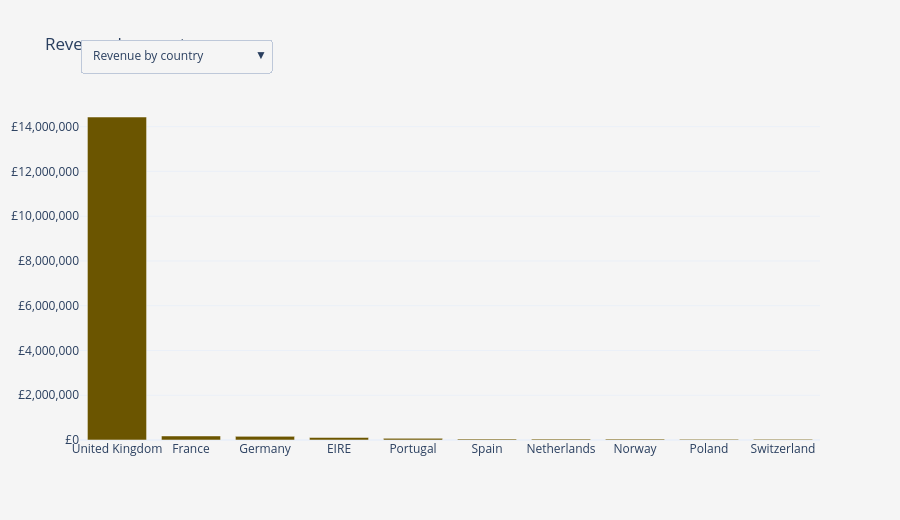

The notebook cell saved with this chart:
### Code cell
import numpy as np
import pandas as pd
import plotly.graph_objects as go
from IPython.display import HTML, display

data = df.copy()
data = data.dropna(subset=['CustomerID'])
data = data[(data['Quantity'] > 0) & (data['UnitPrice'] > 0)]
data = data[~data['InvoiceNo'].astype(str).str.startswith('C')]
data['TotalAmount'] = data['Quantity'] * data['UnitPrice']
data['InvoiceDate'] = pd.to_datetime(data['InvoiceDate'])

total_rev = data['TotalAmount'].sum()
n_customers = data['CustomerID'].nunique()
n_orders = data['InvoiceNo'].nunique()
aov = data.groupby('InvoiceNo')['TotalAmount'].sum().mean()
n_countries = data['Country'].nunique()

country_rev = data.groupby('Country')['TotalAmount'].sum().sort_values(ascending=False)
top_country, top_country_share = country_rev.index[0], country_rev.iloc[0] / total_rev * 100

cust_spend = data.groupby('CustomerID')['TotalAmount'].sum()
seg = pd.cut(cust_spend, bins=[-np.inf, 200, 1000, 3000, np.inf],
             labels=['Occasional', 'Regular', 'Premium', 'VIP'], right=False)
seg_rev = cust_spend.groupby(seg, observed=True).sum().reindex(['VIP', 'Premium', 'Regular', 'Occasional']).dropna()
seg_share = seg_rev / seg_rev.sum() * 100
seg_count = cust_spend.groupby(seg, observed=True).size().reindex(seg_rev.index)

orders_per_cust = data.groupby('CustomerID')['InvoiceNo'].nunique()
repeat_rate = (orders_per_cust > 1).mean() * 100

monthly = data.groupby(data['InvoiceDate'].dt.to_period('M').dt.to_timestamp())['TotalAmount'].sum()
peak_month, peak_val = monthly.idxmax(), monthly.max()

prod_rev = data.groupby('Description')['TotalAmount'].sum().sort_values(ascending=False)
top_prod, top_prod_rev = prod_rev.index[0], prod_rev.iloc[0]

kpis = [
    ('Revenue', f'£{total_rev/1e6:.2f}M', f'{n_orders:,} orders', '#6b5500'),
    ('Customers', f'{n_customers:,}', f'{repeat_rate:.0f}% buy more than once', '#8f7f2a'),
    ('Avg Order Value', f'£{aov:,.0f}', 'per invoice', '#c4b05a'),
    ('Top Market', top_country, f'{top_country_share:.0f}% of revenue · {n_countries} countries', '#6b5500'),
    ('Best Segment', seg_share.idxmax(), f'{seg_share.max():.1f}% of revenue', '#8f7f2a'),
]

insights = [
    ('Customer value',
     f'{seg_share.idxmax()} customers ({int(seg_count[seg_share.idxmax()]):,} people) generate '
     f'{seg_share.max():.1f}% of revenue.', '#6b5500'),
    ('Loyalty',
     f'{repeat_rate:.0f}% of customers ordered more than once; the average customer places '
     f'{orders_per_cust.mean():.1f} orders.', '#8f7f2a'),
    ('Seasonality',
     f'Revenue peaked in {peak_month:%B %Y} at £{peak_val/1e3:,.0f}K.', '#c4b05a'),
    ('Best seller',
     f'"{top_prod[:40]}" is the top product with £{top_prod_rev/1e3:,.0f}K in sales.', '#6b5500'),
]

css = """
<style>
.dash{font-family:-apple-system,Segoe UI,Helvetica,Arial,sans-serif;background:#f5f5f5;padding:20px;border-radius:14px;color:#333}
.dash h2{margin:0 0 14px;font-size:22px}
.grid{display:grid;grid-template-columns:repeat(auto-fit,minmax(190px,1fr));gap:14px;margin-bottom:18px}
.card{background:#fff;border-radius:12px;padding:16px;border-top:5px solid var(--c);
      box-shadow:0 1px 4px rgba(0,0,0,.08);transition:transform .15s,box-shadow .15s}
.card:hover{transform:translateY(-4px);box-shadow:0 8px 18px rgba(0,0,0,.15)}
.card .l{font-size:12px;text-transform:uppercase;letter-spacing:.06em;color:#777}
.card .v{font-size:28px;font-weight:700;margin:4px 0;color:var(--c)}
.card .s{font-size:12px;color:#666}
.ins{background:#fffdf2;border-left:5px solid var(--c);border-radius:8px;padding:12px 14px;
     box-shadow:0 1px 3px rgba(0,0,0,.06);transition:transform .15s}
.ins:hover{transform:translateX(4px)}
.ins b{display:block;margin-bottom:3px}
</style>
"""

kpi_html = ''.join(
    f'<div class="card" style="--c:{c}"><div class="l">{l}</div><div class="v">{v}</div><div class="s">{s}</div></div>'
    for l, v, s, c in kpis)
ins_html = ''.join(
    f'<div class="ins" style="--c:{c}"><b>{t}</b>{txt}</div>' for t, txt, c in insights)

cards_html = (f'{css}<div class="dash"><h2>E-Commerce Results</h2>'
              f'<div class="grid">{kpi_html}</div><div class="grid">{ins_html}</div></div>')

gold = ['#6b5500', '#8f7f2a', '#c4b05a', '#d9cc8a']
top_c = country_rev.head(10)
top_p = prod_rev.head(10)

fig = go.Figure()
fig.add_bar(x=top_c.index, y=top_c.values, marker_color=gold[0], name='Revenue by country',
            hovertemplate='%{x}<br>£%{y:,.0f}<extra></extra>')
fig.add_scatter(x=monthly.index, y=monthly.values, mode='lines+markers', fill='tozeroy',
                line=dict(color='#4a3d00', width=3), fillcolor='rgba(143,127,42,0.4)',
                name='Monthly revenue', visible=False,
                hovertemplate='%{x|%b %Y}<br>£%{y:,.0f}<extra></extra>')
fig.add_bar(x=top_p.index.str[:25], y=top_p.values, marker_color=gold[1], name='Top products',
            visible=False, hovertemplate='%{x}<br>£%{y:,.0f}<extra></extra>')
fig.add_bar(x=seg_share.index, y=seg_share.values, marker_color=gold[:len(seg_share)],
            name='Revenue share by segment', visible=False,
            text=[f'{v:.1f}%' for v in seg_share.values], textposition='outside',
            hovertemplate='%{x}<br>%{y:.1f}% of revenue<extra></extra>')

views = ['Revenue by country', 'Monthly revenue', 'Top products', 'Revenue share by segment']
buttons = [dict(label=name, method='update',
                args=[{'visible': [j == i for j in range(4)]},
                      {'title': {'text': name},
                       'yaxis.tickprefix': '' if i == 3 else '£',
                       'yaxis.ticksuffix': '%' if i == 3 else ''}])
           for i, name in enumerate(views)]

fig.update_layout(
    title=views[0], template='plotly_white', height=520,
    paper_bgcolor='#f5f5f5', plot_bgcolor='#f5f5f5',
    yaxis=dict(tickprefix='£', tickformat=',.0f'),
    updatemenus=[dict(type='dropdown', buttons=buttons, x=0.0, y=1.18, xanchor='left')],
    margin=dict(t=100), showlegend=False)

display(HTML(cards_html))
fig.show()

page = (f'<html><head><meta charset="utf-8"><title>E-Commerce Results</title></head>'
        f'<body style="margin:20px;background:#f5f5f5">{cards_html}'
        f'{fig.to_html(full_html=False, include_plotlyjs="cdn")}</body></html>')
with open('ecommerce_results.html', 'w', encoding='utf-8') as f:
    f.write(page)
print('Saved: ecommerce_results.html (open it in any browser)')

### Figure 1 — Plotly figure (JSON) as saved in the notebook; plotly's stock layout.template omitted (floating-point values rounded to 4 significant figures)
{"data": [{"hovertemplate": "%{x}<br>£%{y:,.0f}<extra></extra>", "marker": {"color": "#6b5500"}, "name": "Revenue by country", "type": "bar", "x": ["United Kingdom", "France", "Germany", "EIRE", "Portugal", "Spain", "Netherlands", "Norway", "Poland", "Switzerland"], "y": [14430000.0, 181543, 162500.0, 116800.0, 75950.0, 46110.0, 41710.0, 39160.0, 38690.0, 37650.0]}, {"fill": "tozeroy", "fillcolor": "rgba(143,127,42,0.4)", "hovertemplate": "%{x|%b %Y}<br>£%{y:,.0f}<extra></extra>", "line": {"color": "#4a3d00", "width": 3}, "mode": "lines+markers", "name": "Monthly revenue", "type": "scatter", "visible": false, "x": ["2024-12-01T00:00:00", "2025-01-01T00:00:00", "2025-02-01T00:00:00", "2025-03-01T00:00:00", "2025-04-01T00:00:00", "2025-05-01T00:00:00", "2025-06-01T00:00:00", "2025-07-01T00:00:00", "2025-08-01T00:00:00", "2025-09-01T00:00:00", "2025-10-01T00:00:00", "2025-11-01T00:00:00", "2025-12-01T00:00:00"], "y": [1302000.0, 1458000.0, 755800.0, 834100.0, 1461000.0, 1619000.0, 1197000.0, 1136000.0, 1389000.0, 1674000.0, 1050000.0, 1240000.0, 201800.0]}, {"hovertemplate": "%{x}<br>£%{y:,.0f}<extra></extra>", "marker": {"color": "#8f7f2a"}, "name": "Top products", "type": "bar", "visible": false, "x": ["AMAZON FEE", "Adjust bad debt", "CRUK Commission", "RUSTIC  SEVENTEEN DRAWER ", "REGENCY MIRROR WITH SHUTT", "DOTCOM POSTAGE", "VINTAGE BLUE KITCHEN CABI", "LOVE SEAT ANTIQUE WHITE M", "Bank Charges", "VINTAGE RED KITCHEN CABIN"], "y": [4066000.0, 3761000.0, 165100.0, 115665, 83160, 63000.0, 62125, 56780, 55350.0, 38875]}, {"hovertemplate": "%{x}<br>%{y:.1f}% of revenue<extra></extra>", "marker": {"color": ["#6b5500", "#8f7f2a", "#c4b05a"]}, "name": "Revenue share by segment", "text": ["60.9%", "35.8%", "3.4%"], "textposition": "outside", "type": "bar", "visible": false, "x": ["VIP", "Premium", "Regular"], "y": [60.87, 35.76, 3.368]}], "layout": {"height": 520, "margin": {"t": 100}, "paper_bgcolor": "#f5f5f5", "plot_bgcolor": "#f5f5f5", "showlegend": false, "title": {"text": "Revenue by country"}, "updatemenus": [{"buttons": [{"args": [{"visible": [true, false, false, false]}, {"title": {"text": "Revenue by country"}, "yaxis.tickprefix": "£", "yaxis.ticksuffix": ""}], "label": "Revenue by country", "method": "update"}, {"args": [{"visible": [false, true, false, false]}, {"title": {"text": "Monthly revenue"}, "yaxis.tickprefix": "£", "yaxis.ticksuffix": ""}], "label": "Monthly revenue", "method": "update"}, {"args": [{"visible": [false, false, true, false]}, {"title": {"text": "Top products"}, "yaxis.tickprefix": "£", "yaxis.ticksuffix": ""}], "label": "Top products", "method": "update"}, {"args": [{"visible": [false, false, false, true]}, {"title": {"text": "Revenue share by segment"}, "yaxis.tickprefix": "", "yaxis.ticksuffix": "%"}], "label": "Revenue share by segment", "method": "update"}], "type": "dropdown", "x": 0, "xanchor": "left", "y": 1.18}], "yaxis": {"tickformat": ",.0f", "tickprefix": "£"}}}
